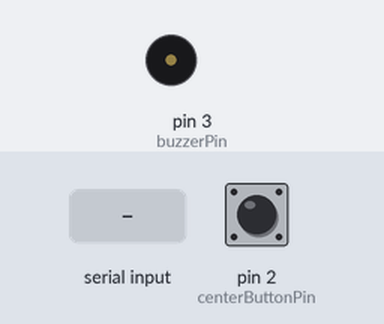
This sketch was run on a simulated Arduino Uno, built with avr-gcc and run on an emulated ATmega328P. On the bench: buzzer (waves = sounding). The test bench sets the inputs (shaded band); at power-on: pin 2 (centerButtonPin) HIGH. Random numbers use the default seed unless the sketch sets one.

Above: at 1.2 s.
1.3 s: "P" received over the second serial link
At 1.4 s:
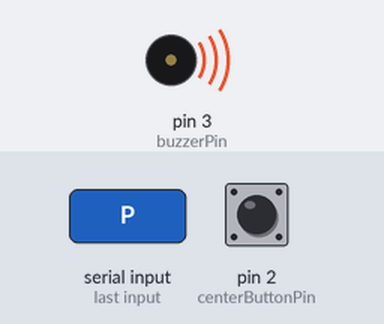
Timing chart, 0 to 4.3 s (numbered marks = the images above; inputs shaded):
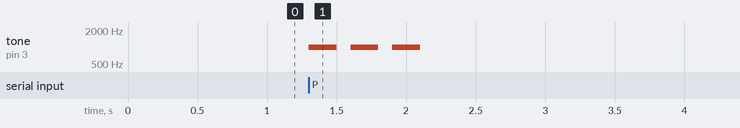

Measured:
- after the input at 1.3 s, tone on pin 3 (buzzerPin): alternates 1000 Hz for 0.20 s and silent for 0.10 s, 6 changes in all, then stays silent, starting at once

The sketch:

Arduino_B.ino
```cpp
// Arduino B: Audio Controller (Middle Button)
#include <SoftwareSerial.h>

const int centerButtonPin = 2;
const int buzzerPin = 3;
const int rxPin = 4;
const int txPin = 5;
SoftwareSerial link(rxPin, txPin);

int cueCount = 0;

void setup() {
  pinMode(centerButtonPin, INPUT_PULLUP);
  pinMode(buzzerPin, OUTPUT);
  link.begin(9600);
  Serial.begin(9600);
}

void loop() {
  if (link.available()) {
    char cmd = link.read();
    if (cmd == 'P') {
      cueCount = random(1, 6);
      for (int i = 0; i < cueCount; i++) {
        tone(buzzerPin, 1000, 200);
        delay(300);
      }
      link.write(cueCount + '0');
    }
  }
  if (digitalRead(centerButtonPin) == LOW) {
    delay(50);
    while (digitalRead(centerButtonPin) == LOW);
    link.write('C');
  }
}
```
